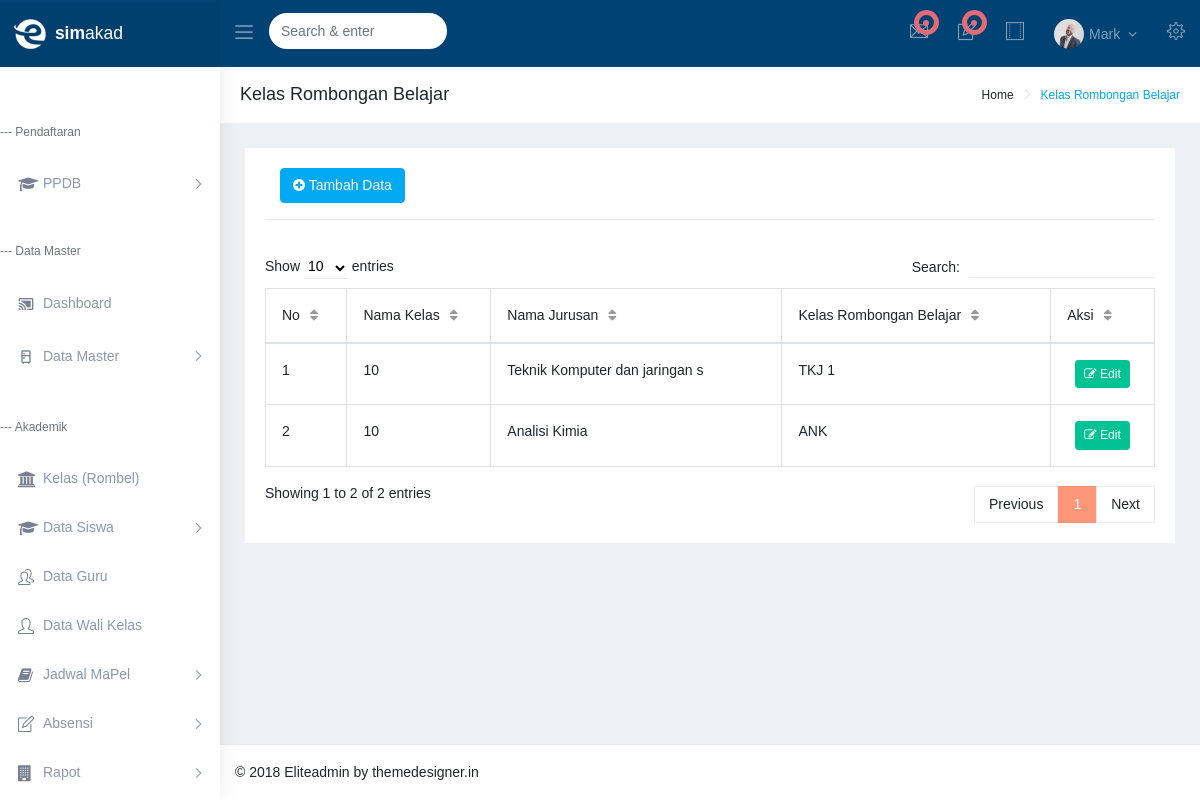
The app's page /index.php/kelas_rombel with its own data.
### tables this page shows
CREATE TABLE `kelas_rombel` (
  `id_kelasRombel` smallint(4) NOT NULL,
  `id_kelas` tinyint(2) NOT NULL,
  `id_jurusan` varchar(6) NOT NULL,
  `nama_kelasRombel` varchar(10) NOT NULL
);

CREATE TABLE `kelas` (
  `id_kelas` tinyint(4) NOT NULL,
  `nama_kelas` varchar(5) NOT NULL
);

CREATE TABLE `jurusan` (
  `id_jurusan` varchar(6) NOT NULL,
  `id_bidang_keahlian` tinyint(4) NOT NULL,
  `nama_jurusan` varchar(30) NOT NULL
);

### application/controllers/Kelas_rombel.php (called while the page is built, shortened)
<?php defined('BASEPATH') OR exit('No direct script access allowed');
class Kelas_rombel extends CI_Controller
{
  function __construct()
  {
    $this->load->model('M_rombel');
  }
  public function index(){
    $data['kelas']= $this->M_rombel->getkelas();
    $data['jurusan']= $this->M_rombel->getjurusan();
    $data['title']= "Kelas Rombongan Belajar";
    $data['kelas_rombel']= $this->M_rombel->getJoinRombel();
    $this->load->view('common/head');
    $this->load->view('common/topbar');
    $this->load->view('common/sidebar');
    $this->load->view('common/breadcrumb',$data);
    $this->load->view('admin/kelas_rombel/v_kelas_rombel',$data);
    $this->load->view('common/footer');
  }
}

### index.php (called while the page is built, shortened)
<?php
require_once BASEPATH.'core/CodeIgniter.php';

### application/models/M_rombel.php (called while the page is built, shortened)
<?php defined('BASEPATH') OR exit('No direct script access allowed');
class M_rombel extends CI_Model
{
  function getJoinRombel ()
  {
    $this->db->select('*');
    $this->db->from ('kelas_rombel');
    $this->db->join('kelas', ' kelas_rombel.id_kelas= kelas.id_kelas');
    $this->db->join('jurusan', 'jurusan.id_jurusan = kelas_rombel.id_jurusan');
    $query =$this->db->get();
    return $query->result();
  }
}
?>

### application/views/admin/kelas_rombel/v_kelas_rombel.php (the view, shortened to what this page needs)
<div class="row">
  <div class="col-12">
    <div class="card">
      <div class="card-body">
        <button class="btn btn-info d-none d-lg-block m-l-15" data-target="#modaladd" data-toggle="modal"><i class="fa fa-plus-circle"></i> Tambah Data</button>
        <hr>
        <div class="table-responsive">
          <table id="myTable" class="table table-bordered" width="100%" cellspacing="0">
            <thead>
              <tr>
                <th>No</th>
                <th>Nama Kelas</th>
                <th>Nama Jurusan</th>
                <th>Kelas Rombongan Belajar</th>
                <th>Aksi</th>
              </tr>
            </thead>
            <tbody>
              <?php
              $no=1;
              foreach ($kelas_rombel as $item) {
                ?>
                <tr>
                  <td><?php echo $no++; ?></td>
                  <td><?= $item->nama_kelas ?></td>
                  <td><?= $item->nama_jurusan ?></td>
                  <td><?= $item->nama_kelasRombel ?></td>
                  <td style="text-align: center;">
                    <button type="button" class="btn btn-sm btn-success " onclick="edit('<?php echo $item->id_kelasRombel; ?>')"><i class="fa fa-edit"></i>  Edit</button>
                  </tr>
                <?php } ?>
              </tbody>
            </table>
          </div>
        </div>
      </div>
    </div>
  </div>

### records on screen
kelas_rombel: id_kelas.nama_kelas "10", id_jurusan.nama_jurusan "Teknik Komputer dan jaringan s", nama_kelasRombel "TKJ 1"
kelas_rombel: id_kelas.nama_kelas "10", id_jurusan.nama_jurusan "Analisi Kimia", nama_kelasRombel "ANK"

### other values on screen
$title "Kelas Rombongan Belajar"
